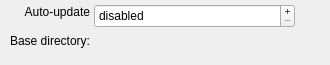
<?xml version="1.0" encoding="UTF-8"?>
<ui version="4.0">
 <class>SqlPodcastProviderSettingsWidget</class>
 <widget class="QWidget" name="SqlPodcastProviderSettingsWidget">
  <property name="geometry">
   <rect>
    <x>0</x>
    <y>0</y>
    <width>330</width>
    <height>65</height>
   </rect>
  </property>
  <property name="sizePolicy">
   <sizepolicy hsizetype="Minimum" vsizetype="Minimum">
    <horstretch>0</horstretch>
    <verstretch>0</verstretch>
   </sizepolicy>
  </property>
  <property name="minimumSize">
   <size>
    <width>330</width>
    <height>65</height>
   </size>
  </property>
  <property name="windowTitle">
   <string>Form</string>
  </property>
  <widget class="QLabel" name="m_intervalLabel">
   <property name="geometry">
    <rect>
     <x>22</x>
     <y>4</y>
     <width>68</width>
     <height>16</height>
    </rect>
   </property>
   <property name="text">
    <string>Auto-update</string>
   </property>
   <property name="alignment">
    <set>Qt::AlignRight|Qt::AlignTrailing|Qt::AlignVCenter</set>
   </property>
  </widget>
  <widget class="KIntSpinBox" name="m_autoUpdateInterval">
   <property name="geometry">
    <rect>
     <x>94</x>
     <y>4</y>
     <width>201</width>
     <height>24</height>
    </rect>
   </property>
   <property name="sizePolicy">
    <sizepolicy hsizetype="Preferred" vsizetype="Fixed">
     <horstretch>0</horstretch>
     <verstretch>0</verstretch>
    </sizepolicy>
   </property>
   <property name="minimumSize">
    <size>
     <width>200</width>
     <height>0</height>
    </size>
   </property>
   <property name="buttonSymbols">
    <enum>QAbstractSpinBox::PlusMinus</enum>
   </property>
   <property name="specialValueText">
    <string extracomment="automatic updates turned off">disabled</string>
   </property>
   <property name="suffix">
    <string comment="auto-update interval"> minutes</string>
   </property>
   <property name="prefix">
    <string extracomment="prefix to update interval in minutes">every </string>
   </property>
   <property name="minimum">
    <number>0</number>
   </property>
   <property name="maximum">
    <number>300</number>
   </property>
   <property name="singleStep">
    <number>30</number>
   </property>
  </widget>
  <widget class="QLabel" name="m_baseDirLabel">
   <property name="geometry">
    <rect>
     <x>4</x>
     <y>33</y>
     <width>86</width>
     <height>16</height>
    </rect>
   </property>
   <property name="toolTip">
    <string/>
   </property>
   <property name="text">
    <string>Base directory:</string>
   </property>
   <property name="alignment">
    <set>Qt::AlignRight|Qt::AlignTrailing|Qt::AlignVCenter</set>
   </property>
  </widget>
  <widget class="KUrlRequester" name="m_baseDirUrl">
   <property name="geometry">
    <rect>
     <x>94</x>
     <y>33</y>
     <width>231</width>
     <height>25</height>
    </rect>
   </property>
   <property name="sizePolicy">
    <sizepolicy hsizetype="Preferred" vsizetype="Preferred">
     <horstretch>0</horstretch>
     <verstretch>0</verstretch>
    </sizepolicy>
   </property>
   <property name="minimumSize">
    <size>
     <width>230</width>
     <height>0</height>
    </size>
   </property>
   <property name="toolTip">
    <string>&lt;!DOCTYPE HTML PUBLIC &quot;-//W3C//DTD HTML 4.0//EN&quot; &quot;http://www.w3.org/TR/REC-html40/strict.dtd&quot;&gt;
&lt;html&gt;&lt;head&gt;&lt;meta name=&quot;qrichtext&quot; content=&quot;1&quot; /&gt;&lt;style type=&quot;text/css&quot;&gt;
p, li { white-space: pre-wrap; }
&lt;/style&gt;&lt;/head&gt;&lt;body style=&quot; font-family:'DejaVu Sans'; font-size:8pt; font-weight:400; font-style:normal;&quot;&gt;
&lt;p style=&quot; margin-top:0px; margin-bottom:0px; margin-left:0px; margin-right:0px; -qt-block-indent:0; text-indent:0px;&quot;&gt;Base directory for all new podcast channels.&lt;/p&gt;
&lt;p style=&quot; margin-top:0px; margin-bottom:0px; margin-left:0px; margin-right:0px; -qt-block-indent:0; text-indent:0px;&quot;&gt;When a podcast channel is added &lt;span style=&quot; font-style:italic;&quot;&gt;&amp;lt;base directory&amp;gt;&lt;/span&gt;/&lt;span style=&quot; font-style:italic;&quot;&gt;&amp;lt;channel name&amp;gt;&lt;/span&gt; is used as the download directory.&lt;/p&gt;
&lt;p style=&quot; margin-top:0px; margin-bottom:0px; margin-left:0px; margin-right:0px; -qt-block-indent:0; text-indent:0px;&quot;&gt;This can be changed for each channel individually.&lt;/p&gt;&lt;/body&gt;&lt;/html&gt;</string>
   </property>
   <property name="whatsThis">
    <string>Base directory for all new podcast channels.
When a podcast channel is added &lt;base directory&gt;/&lt;channel name&gt; is used as the download directory.
This can be changed for each channel individually.</string>
   </property>
  </widget>
 </widget>
 <customwidgets>
  <customwidget>
   <class>KIntSpinBox</class>
   <extends>QSpinBox</extends>
   <header>knuminput.h</header>
   <container>1</container>
  </customwidget>
  <customwidget>
   <class>KUrlRequester</class>
   <extends>QFrame</extends>
   <header>kurlrequester.h</header>
   <container>1</container>
  </customwidget>
 </customwidgets>
 <resources/>
 <connections/>
</ui>
